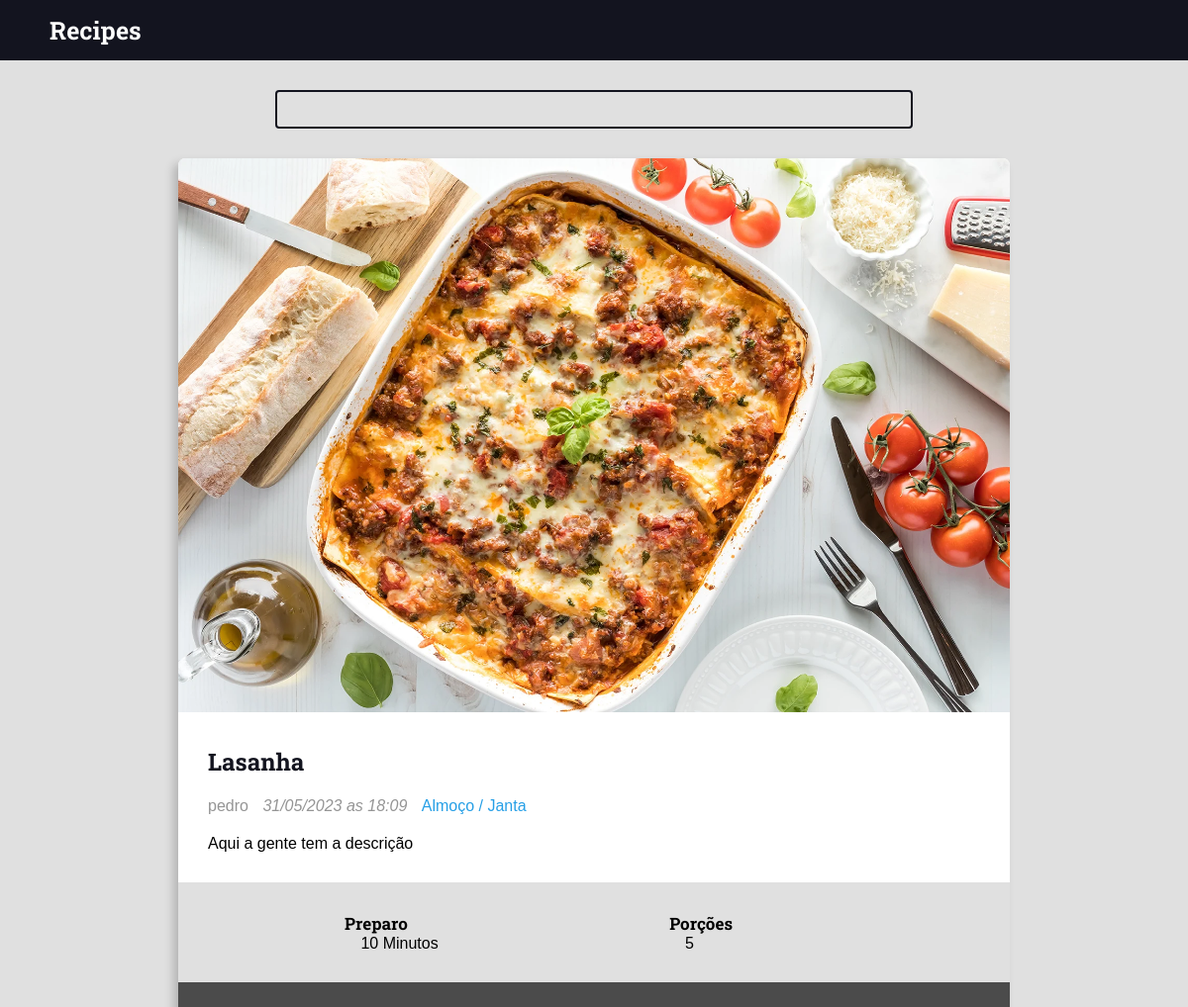
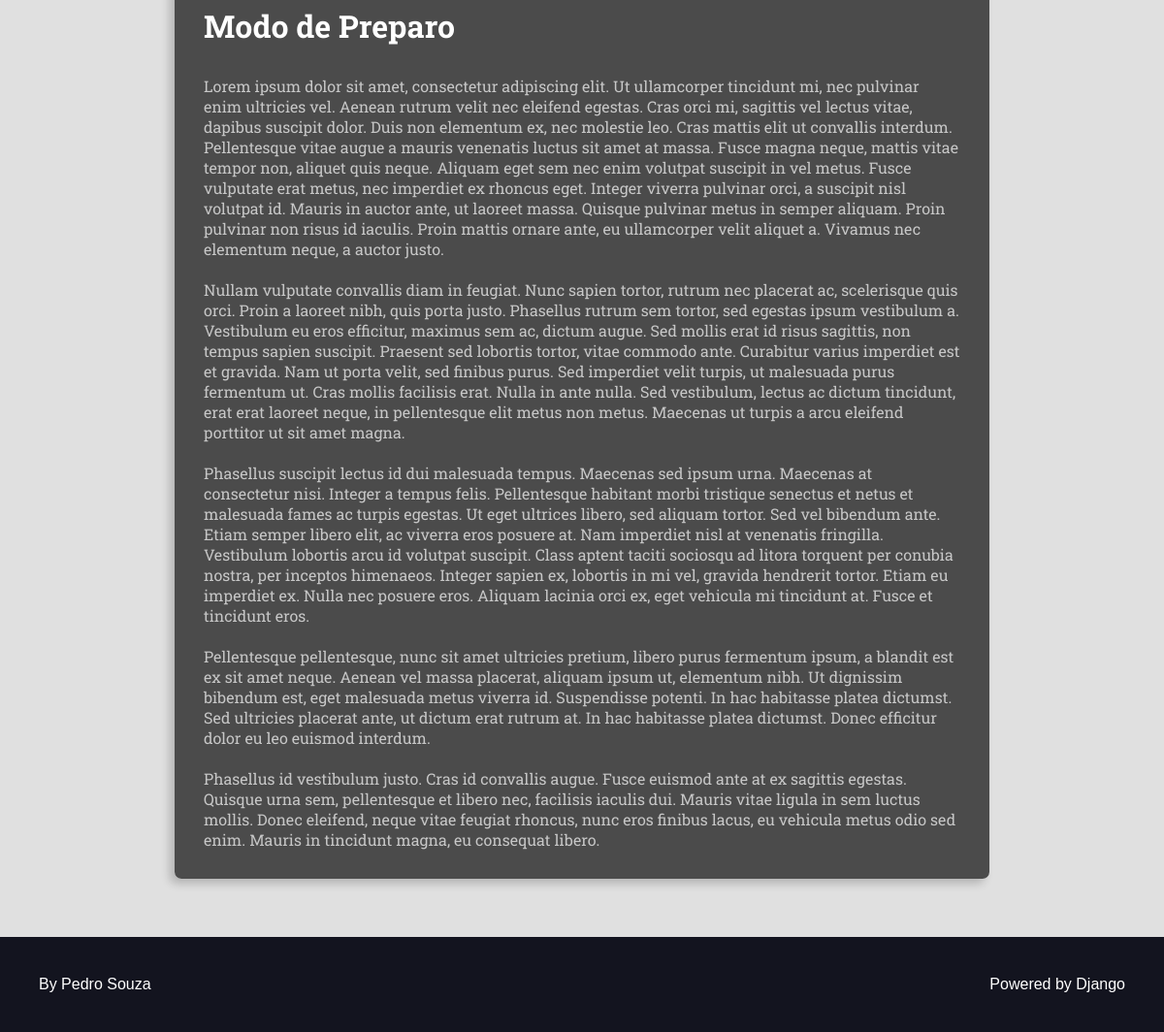
The page /recipes/23/ on the database its author committed (2 pictures, top to bottom).
### recipes/models.py (models this page shows, shortened)
class Recipe(models.Model):
    title = models.CharField(max_length=65)
    description = models.CharField(max_length=165)
    slug = models.SlugField(unique=True)
    preparation_time = models.IntegerField()
    preparation_time_unit = models.CharField(max_length=65)
    servings = models.IntegerField()
    servings_unit = models.CharField(max_length=65)
    preparation_steps = models.TextField()
    preparation_steps_is_html = models.BooleanField(default=False)
    created_at = models.DateTimeField(auto_now_add=True)
    updated_at = models.DateTimeField(auto_now=True)
    is_published = models.BooleanField(default=False)
    cover = models.ImageField(
        upload_to='recipes/covers/%Y/%m/%d/', blank=True, default='')
    category = models.ForeignKey(
        Category, on_delete=models.SET_NULL, null=True,
        blank=True, default=None)
    author = models.ForeignKey(
        User, on_delete=models.SET_NULL, null=True
    )

class Category(models.Model):
    name = models.CharField(max_length=65)

### recipes/views.py (the view)
# urls.py: path('recipes/<int:id>/', views.recipe, name="recipe"),
def recipe(request, id):
    recipe = get_object_or_404(Recipe, pk=id, is_published=True)
    return render(request, 'recipes/pages/recipe-view.html', context={
        "recipe": recipe,
        "is_detail_page": True,
    })

### recipes/templates/recipes/pages/recipe-view.html (shortened to what this page needs)
{% extends 'global/base.html' %}
{% block content %}
<div class="main-content main-content-detail container">
    {% include 'recipes/partials/recipe.html'%}
</div>
{% endblock content %}

### recipes/templates/recipes/partials/recipe.html (shortened to what this page needs)
<div class="recipe recipe-list-item">
    <div class="recipe-cover">
        <a href="{% url "recipes:recipe" recipe.id %}">
            <img src="{{recipe.cover.url}}" alt="Temporario"></img>
        </a>
    </div>
    <div class="recipe-title-container">
        <h2 class="recipe-title">
            <a href="{% url "recipes:recipe" recipe.id %}">
                {{ recipe.title }}
            </a>
        </h2>
    </div>
    <div class="recipe-author">
        {% if recipe.author is not None %}
            <span class="recipe-author-item">
                {% if recipe.author.first_name %}
                        {{recipe.author.first_name}} {{recipe.author.last_name}}
                {% else %}
                        {{recipe.author.username}}
                {% endif %}
            </span>
       {% endif %}
       <span class="recipe-author-item">
           <i class="fas fa-calendar-alt">  {{recipe.created_at|date:"d/m/Y"}} as {{recipe.created_at|date:"H:i"}}</i>
       </span>
       {% if recipe.category is not None %}
            <span class="recipe-author-item">
                <a href="{% url 'recipes:category' recipe.category.id %}">
                    <span> {{recipe.category.name}} </span>
                </a>
            </span>
       {% endif %}
   </div>
   <div class="recipe-content">
       <p>{{recipe.description}}</p>
   </div>
   <div class="recipe-meta-container">
       <div class="recipe-meta recipe-preparation">
           <h3 class="recipe-meta-title">
               <span>Preparo</span>
           </h3>
           <div class="recipe-meta-text">
               {{recipe.preparation_time}} Minutos
           </div>
       </div>
       <div class="recipe-meta recipe-servings">
           <h3 class="recipe-meta-title"> Porções</h3>
           <div class="recipe-meta-text">
               {{recipe.servings}}
           </div>
       </div>
   </div>
    {% if is_detail_page is True %}
        <div class="recipe-preparation-steps">
        {% if recipe.preparation_steps_is_html is True %}
            {{ recipe.preparation_steps|safe }}
        {% else %}
            <div>
                <h1 class="title-preparation-steps">Modo de Preparo</h1>
                <span class="content-preparation-steps">{{ recipe.preparation_steps|linebreaksbr }}</span>
            </div>
        {% endif %}
        </div>
    {% endif %}
</div>

### recipes/static/recipes/css/style.css (style rules this page uses)
:root { --color-primary: #269fe6; --color-primary-hover: #2086c2; --color-primary-dark: #13141f; --color-primary-dark-hover: #212336; --color-primary-light: #d4ecfa; --color-primary-light-hover: #bdd8e7; --color-white: #fff; --color-black: #000; --color-dark-text: #444; --color-info-light: #cce5ff; --color-debug-light: #cce5ff; --color-success-light: #d4edda; --color-alert-light: #fff3cd; --color-warning-light: #fff3cd; --color-error-light: #f8d7da; --color-info-dark: #4d86c4; --color-debug-dark: #4d86c4; --color-success-dark: #4a9c5d; --color-alert-dark: #927f40; --color-warning-dark: #927f40; --color-error-dark: #da525d; --color-gray-0: #f9f9f9; --color-gray-1: #e0e0e0; --color-gray-2: #c7c7c7; --color-gray-3: #aeaeae; --color-gray-4: #959595; --color-gray-5: #7d7d7d; --color-gray-6: #646464; --color-gray-7: #4b4b4b; --color-gray-8: #323232; --color-gray-9: #191919; --font-primary: Arial; --font-headings: 'Roboto Slab', serif; --spacing-gutter-medium: 3rem; --spacing-gutter-large: 4rem; }
* { padding: 0; margin: 0; }
html { font-size: 62.5%; }
body { font-size: 1.6rem; font-family: var(--font-primary); background: var(--color-gray-1); }
h1, h2, h3, h4, h5, h6 { font-family: var(--font-headings); }
.container { max-width: 144rem; margin: 0 auto; padding: var(--spacing-gutter-medium); }
.main-content { padding-top: 0; }
.recipe { background: var(--color-white); box-shadow: -5px 5px 10px rgba(0,0,0,0.2); transform: scale(1); transition: all 300ms ease-in-out; border-radius: .7rem; overflow: hidden; }
.recipe-cover img { width: 100%; }
.recipe-list-item { max-width: 64rem; height: max-content; }
.recipe-title-container { padding: var(--spacing-gutter-medium); padding-bottom: 2rem; }
.recipe-title-container a { text-decoration: none; color: var(--color-primary-dark) }
.recipe-author { padding: 0 var(--spacing-gutter-medium); }
.recipe-content { padding: var(--spacing-gutter-medium); padding-top: 2rem; }
.recipe-author-item { color: var(--color-gray-4); margin-right: 1rem }
.recipe-author a { color: var(--color-primary); transition: all 250ms ease-in-out; text-decoration: none; }
.recipe-meta-container { display: flex; flex-flow: row wrap; padding: var(--spacing-gutter-medium); padding-left: 20%; background: var(--color-gray-1); }
.recipe-meta { display: flex; flex-flow: column nowrap; flex-shrink: 1; flex-grow: 1; }
.recipe-meta-title { font-size: 1.7rem; }
.recipe-meta-text { padding-left: 5%; }
.recipe-preparation-steps { padding: var(--spacing-gutter-medium); background: var(--color-gray-7); }
.title-preparation-steps { padding-bottom: 3rem; font-size: xx-large; font-family: var(--font-headings); color: white }
.content-preparation-steps { font-family: var(--font-headings); color: var(--color-gray-2) }
.main-content-detail .recipe-list-item { max-width: 84rem; margin: 0 auto; }

### rows shown on the page
Recipe: cover (picture), title "Lasanha", author.username "pedro", created_at "31/05/2023", created_at "18:09", category.name "Almoço / Janta", description "Aqui a gente tem a descrição", preparation_time "10", servings "5", preparation_steps "Lorem ipsum dolor sit amet, consectetur adipiscing elit. Ut ullamcorper tincidunt mi, nec pulvinar enim ultricies vel. Aenean rutrum velit nec eleifend egestas. Cras orci mi, sagittis vel lectus vitae, dapibus suscipit dolor. Duis non elementum ex, nec molestie leo. Cras mattis elit ut convallis interdum. Pellentesque vitae augue a mauris venenatis luctus sit amet at massa. Fusce magna neque, mattis vitae tempor non, aliquet quis neque. Aliquam eget sem nec enim volutpat suscipit in vel metus. Fusce vulputate erat metus, nec imperdiet ex rhoncus eget. Integer viverra pulvinar orci, a suscipit nisl volutpat id. Mauris in auctor ante, ut laoreet massa. Quisque pulvinar metus in semper…"
